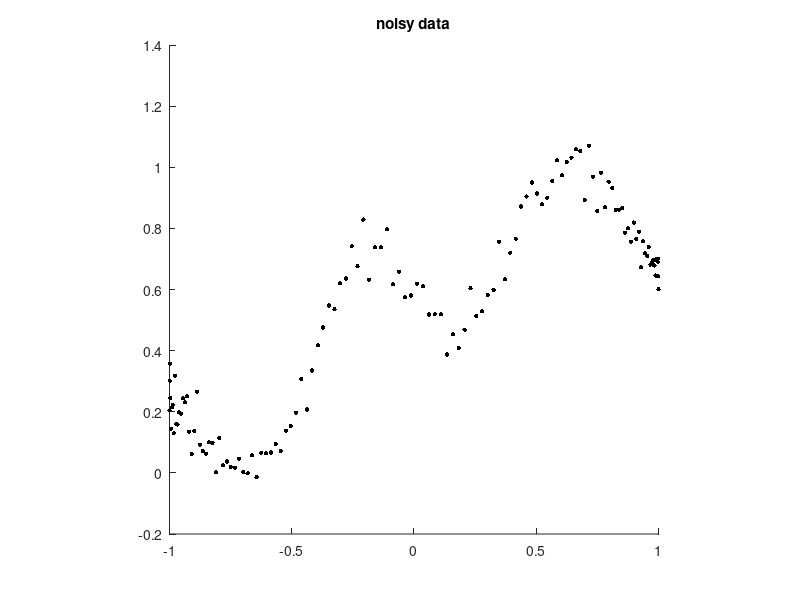

This figure's MATLAB source: (Note: this script raises an error after producing the figure.)
%
% this script calculates and plots the cv score for an example on the unit
% interval with chebyshev nodes
%
%% initialization

rng('default');                       % reset random generator
fun    = @(x) peaks(2*x,0);           % example function
M      = 2^7;                         % number of nodes
nodes  = cos(pi*(2*(1:M)-1)/(2*M)).'; % Tschebyshev nodes of first kind
f      = fun(nodes);                  % function values
f = f-min(f); f = f/max(f);           % normalize function

f_e    = f+0.05*randn(size(f));       % noisy function values
s      = 3;


%% plot noisy data

scatter(nodes,real(f_e),10,'k','filled'); hold on;
axis square;
title('noisy data');
drawnow();


%% main computations

fcv = FCV_chebyshev(f_e,s);
lambda_min = fcv.minimize();
res = fcv.compute(lambda_min);


%% plot reconstruction

plot(nodes,real(res.f_r)); hold off;
title('noisy data and recontruction')
